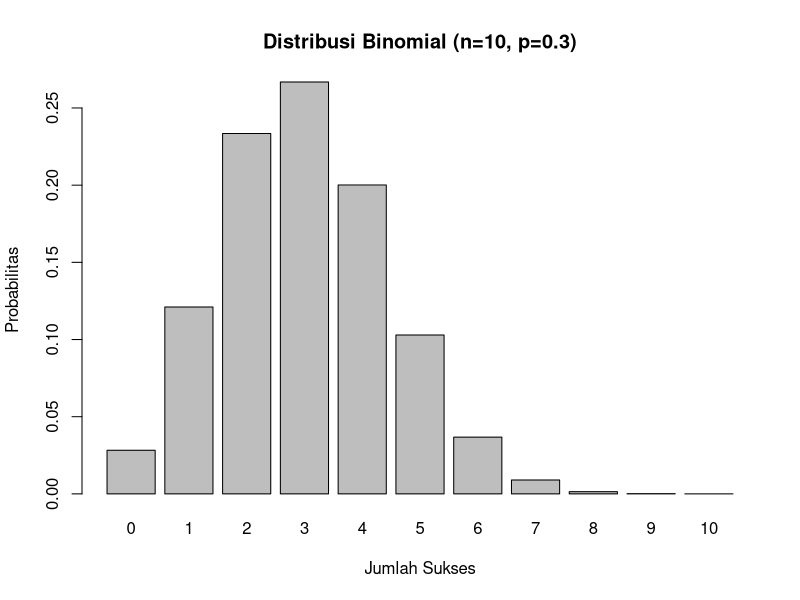
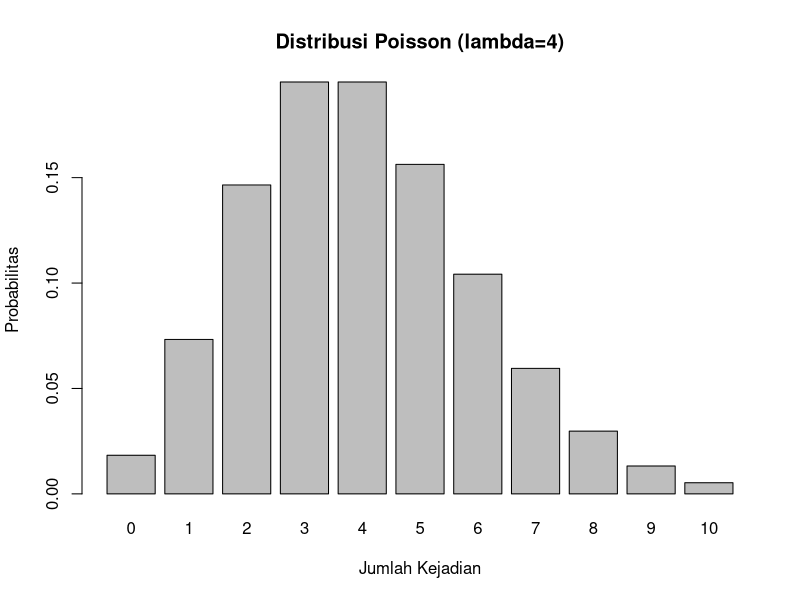
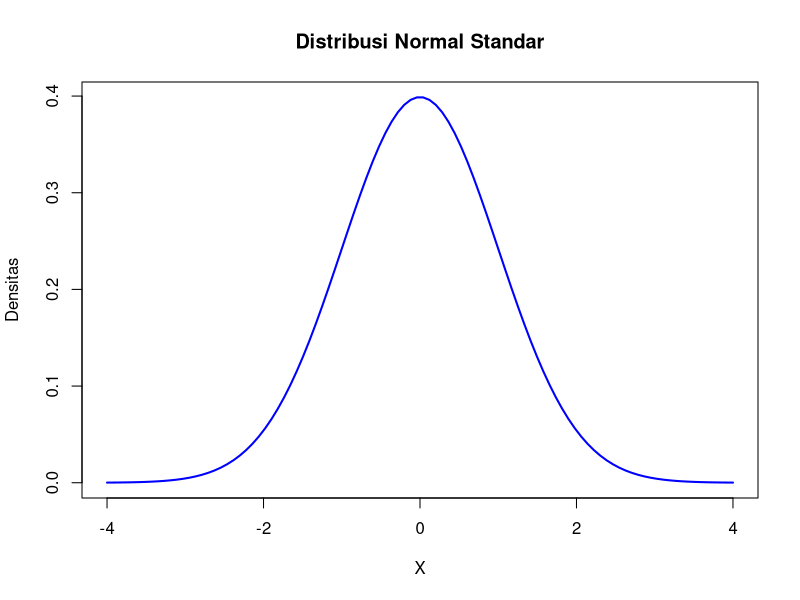
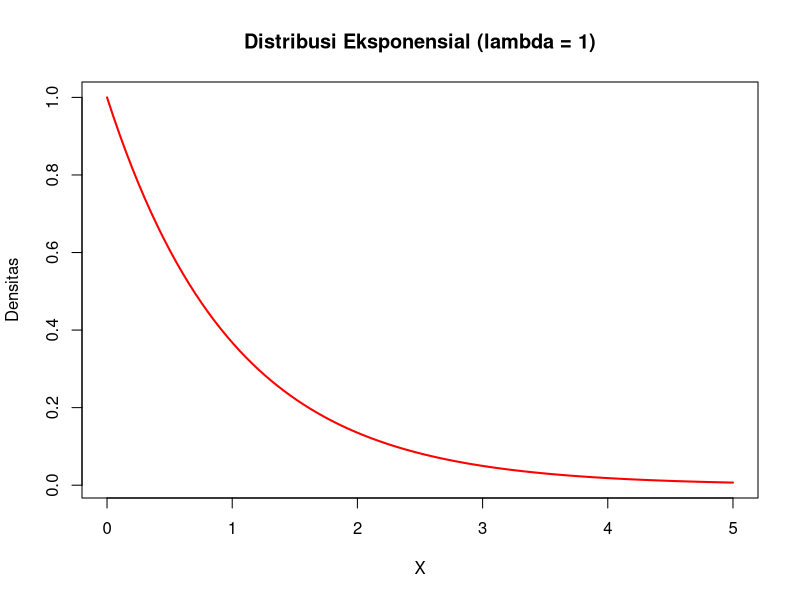

These charts were generated, in order, by the following R code:
#Latihan 1
# 1. Hitunglah peluang marginal dan bersyarat dari table distribusi berikut.

# Membuat tabel frekuensi dua variabel
# Misal variabel A = Cuaca (Cerah, Hujan)
# Variabel B = Aktivitas (Olahraga, Tidak Olahraga)
data_matrix <- matrix(c(30, 10, 20, 40),
                      nrow = 2,
                      byrow = TRUE)
rownames(data_matrix) <- c("Cerah", "Hujan")
colnames(data_matrix) <- c("Olahraga", "Tidak_Olahraga")

data_matrix

# Hitung total data
total_data <- sum(data_matrix)

# Peluang marginal untuk Cuaca
peluang_marginal_cuaca <- rowSums(data_matrix) / total_data
peluang_marginal_cuaca

# Peluang marginal untuk Aktivitas
peluang_marginal_aktivitas <- colSums(data_matrix) / total_data
peluang_marginal_aktivitas

# Peluang bersyarat: P(Olahraga | Cerah)
P_olahraga_dengan_cerah <- data_matrix["Cerah", "Olahraga"] / sum(data_matrix["Cerah", ])
P_olahraga_dengan_cerah

#--------------------------------------------------------------------------------------------

# 2. Menggunakan data acak untuk menghitung peluang

# Simulasi 2
# Simulasi data 100 orang
set.seed(42) # Tambahan set.seed untuk hasil yang dapat direproduksi
cuaca <- sample(c("Cerah", "Hujan"), size = 100, replace = TRUE, prob = c(0.6, 0.4))
aktivitas <- sample(c("Olahraga", "Tidak_Olahraga"), size = 100, replace = TRUE, 
                    prob = c(0.5, 0.5))

# Buat tabel kontingensi
tabel <- table(cuaca, aktivitas)
tabel

# Hitung peluang marginal
prop.table(tabel, margin = 1) # Peluang bersyarat berdasarkan baris (Cuaca)

# Peluang bersyarat P(Olahraga | Hujan)
P_olahraga_hujan <- tabel["Hujan", "Olahraga"] / sum(tabel["Hujan", ])
P_olahraga_hujan

#--------------------------------------------------------------------------------------------

# Latihan 2

# 2. Menggunakan data acak untuk menghitung peluang

# Simulasi 2
# Simulasi data 100 orang
set.seed(42) # Tambahan set.seed untuk hasil yang dapat direproduksi
cuaca <- sample(c("Cerah", "Hujan"), size = 100, replace = TRUE, prob = c(0.6, 0.4))
aktivitas <- sample(c("Olahraga", "Tidak_Olahraga"), size = 100, replace = TRUE, 
                    prob = c(0.5, 0.5))

# Buat tabel kontingensi
tabel <- table(cuaca, aktivitas)
tabel

# Hitung peluang marginal
prop.table(tabel, margin = 1) # Peluang bersyarat berdasarkan baris (Cuaca)

# Peluang bersyarat P(Olahraga | Hujan)
P_olahraga_hujan <- tabel["Hujan", "Olahraga"] / sum(tabel["Hujan", ])
P_olahraga_hujan

# 1. Distribusi Binomial
# Parameter
n <- 10 # jumlah percobaan
p <- 0.3 # peluang sukses
x <- 0:n # Membuat rentang nilai x
# Probabilitas
prob_binom <- dbinom(x, size = n, prob = p)
# Visualisasi
barplot(prob_binom, names.arg = x,
        main = "Distribusi Binomial (n=10, p=0.3)",
        xlab = "Jumlah Sukses", ylab = "Probabilitas")

# 2. Distribusi Poisson
# Parameter
lambda <- 4
# Rentang nilai
x <- 0:10
prob_pois <- dpois(x, lambda)
# Visualisasi
barplot(prob_pois, names.arg = x,
        main = "Distribusi Poisson (lambda=4)",
        xlab = "Jumlah Kejadian", ylab = "Probabilitas")

# 3. Distribusi Normal
# Parameter
mean_val <- 0
sd_val <- 1
# Rentang nilai
x <- seq(-4, 4, length=100)
y <- dnorm(x, mean = mean_val, sd = sd_val)
# Visualisasi
plot(x, y, type = "l", col = "blue", lwd = 2,
     main = "Distribusi Normal Standar",
     xlab = "X", ylab = "Densitas")

# 4. Distribusi Eksponensial
# Parameter
lambda <- 1
# Rentang nilai
x <- seq(0, 5, length=100)
y <- dexp(x, rate = lambda)
# Visualisasi
plot(x, y, type = "l", col = "red", lwd = 2,
     main = "Distribusi Eksponensial (lambda = 1)",
     xlab = "X", ylab = "Densitas")